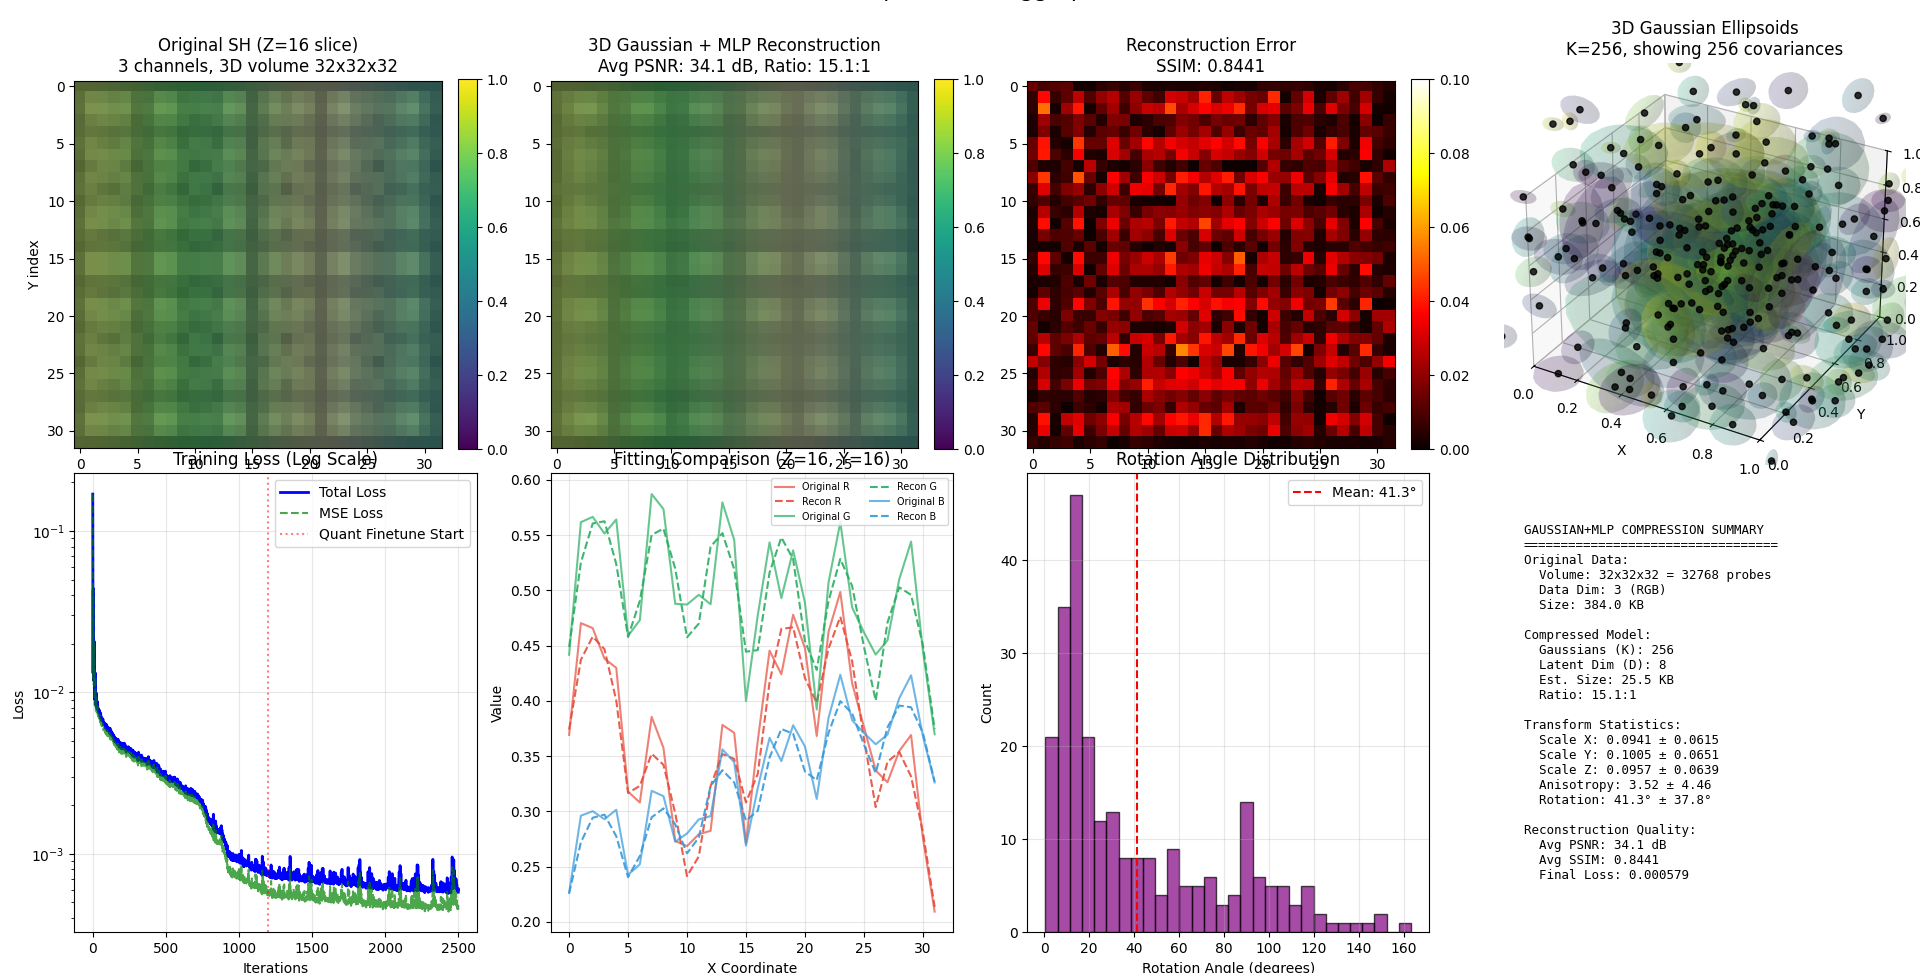

This figure's Python source:
import numpy as np
import torch
import torch.nn as nn
import torch.optim as optim
import matplotlib.pyplot as plt
from mpl_toolkits.mplot3d import Axes3D
from test_signal_3d import get_test_signal_by_name, get_all_test_signals

# 设置随机种子以确保可重复性
torch.manual_seed(42)
np.random.seed(42)

# ==================== 辅助函数：四元数与旋转矩阵 ====================
def quaternion_to_rotation_matrix(q):
    """
    将四元数转换为旋转矩阵 (3DGS标准实现)。
    q: [..., 4] 四元数 (w, x, y, z)
    返回: [..., 3, 3] 旋转矩阵
    """
    # 归一化四元数
    q = q / (torch.norm(q, dim=-1, keepdim=True) + 1e-8)
    w, x, y, z = q[..., 0], q[..., 1], q[..., 2], q[..., 3]

    # 构建旋转矩阵
    R = torch.stack([
        torch.stack([1 - 2*y*y - 2*z*z, 2*x*y - 2*w*z, 2*x*z + 2*w*y], dim=-1),
        torch.stack([2*x*y + 2*w*z, 1 - 2*x*x - 2*z*z, 2*y*z - 2*w*x], dim=-1),
        torch.stack([2*x*z - 2*w*y, 2*y*z + 2*w*x, 1 - 2*x*x - 2*y*y], dim=-1)
    ], dim=-2)
    return R

def build_covariance_matrix(s, q):
    """
    从尺度和旋转构建协方差矩阵 Σ = R @ S @ S^T @ R^T
    s: [K, 3] 尺度
    q: [K, 4] 四元数
    返回: [K, 3, 3] 协方差矩阵
    """
    R = quaternion_to_rotation_matrix(q)  # [K, 3, 3]
    S = torch.diag_embed(s)  # [K, 3, 3] 对角尺度矩阵
    # Σ = R @ S @ S^T @ R^T = R @ S^2 @ R^T
    cov = R @ S @ S.transpose(-1, -2) @ R.transpose(-1, -2)
    return cov

# ==================== 第1步：构建测试数据 (3D) ====================
print("Step 1: Generating 3D test data (simulating SH coefficients at probe positions)...")

def create_test_signal_3d(grid_size=32, num_channels=3):
    """
    创建3D模拟光探针的测试信号（RGB 3通道）。
    中等频率设计，目标PSNR 45-50dB。
    与MBD_Control.py和MBD.py使用相同的测试信号以便对照。
    返回: 信号 [D, H, W, 3]
    """
    x = torch.linspace(-1, 1, grid_size)
    y = torch.linspace(-1, 1, grid_size)
    z = torch.linspace(-1, 1, grid_size)
    X, Y, Z = torch.meshgrid(x, y, z, indexing='ij')
    R = torch.sqrt(X**2 + Y**2 + Z**2 + 1e-8)

    signal = torch.zeros(grid_size, grid_size, grid_size, num_channels)

    # === Red Channel: 环境光 + 软阴影 ===
    signal[..., 0] = 0.5 + 0.2 * torch.cos(np.pi * R * 0.8)
    signal[..., 0] += 0.1 * torch.sin(1.5 * np.pi * X) * torch.cos(1.2 * np.pi * Y)
    signal[..., 0] += 0.06 * torch.sin(2.0 * np.pi * Z) * torch.cos(1.8 * np.pi * X)

    # === Green Channel: 方向性光照 ===
    signal[..., 1] = 0.5 + 0.18 * X * torch.cos(1.0 * np.pi * Y)
    signal[..., 1] += 0.08 * torch.sin(1.8 * np.pi * X) * torch.cos(1.5 * np.pi * Z)

    # === Blue Channel: 天空渐变 ===
    signal[..., 2] = 0.5 + 0.15 * Z * torch.sin(1.0 * np.pi * (X + Y))
    signal[..., 2] += 0.06 * torch.sin(2.0 * np.pi * Z) * torch.cos(1.8 * np.pi * Y)

    # 将信号值限制在合理范围
    for c in range(num_channels):
        signal[..., c] = torch.clamp(signal[..., c], 0.1, 0.9)

    return signal

# 生成3D测试信号（模拟在3D网格上均匀分布的光探针SH系数）
grid_size = 32  # 3D网格使用较小的尺寸 (32^3 = 32768个探针)
ground_truth_SH = get_test_signal_by_name("forest_dappled", grid_size=32, num_channels=3)  # 模拟的SH系数 [D,H,W,C]
D, H, W, C = ground_truth_SH.shape
print(f"Generated 3D simulated SH coefficient volume size: {D}x{H}x{W}x{C}")

# 准备训练数据：展平3D网格，每个点代表一个探针的位置和其SH系数
x_coords = torch.linspace(0, 1, D)
y_coords = torch.linspace(0, 1, H)
z_coords = torch.linspace(0, 1, W)
X_grid, Y_grid, Z_grid = torch.meshgrid(x_coords, y_coords, z_coords, indexing='ij')
probe_positions = torch.stack([X_grid.flatten(), Y_grid.flatten(), Z_grid.flatten()], dim=-1)  # [N, 3] 探针位置
probe_SH_data = ground_truth_SH.view(-1, C)  # [N, C] 探针SH系数（模拟值）

# ==================== 第2步：实现论文中的高斯压缩模型 ====================
print("\nStep 2: Building Gaussian Compression Model (Gaussian-MLP Hybrid)...")

class GaussianProbeCompressor3D(nn.Module):
    """
    3D高斯探针压缩器 (3D Gaussian Probe Compressor)
    基于3DGS论文实现完整的3D高斯表示，包含位置、尺度、旋转。
    核心：使用完整协方差矩阵的3D高斯函数拟合探针的潜在特征。
    """
    def __init__(self, num_gaussians=64, latent_dim=9, sh_dim=9, mlp_hidden=64):
        """
        参数:
            num_gaussians (K): 高斯函数的数量
            latent_dim (D): 每个高斯函数携带的潜在特征维度
            sh_dim (C): 球谐系数的维度
            mlp_hidden: 解码器MLP隐藏层大小
        """
        super().__init__()
        self.K = num_gaussians
        self.D = latent_dim
        self.C = sh_dim

        # ========== 3D高斯函数参数（可学习） ==========
        # 位置 mu: [K, 3] (3D位置)
        self.mu = nn.Parameter(torch.rand(num_gaussians, 3))

        # 对数尺度 log_s: [K, 3] (使用对数确保为正)
        # 初始化为较大值，让高斯覆盖范围更广
        self.log_s = nn.Parameter(torch.randn(num_gaussians, 3) * 0.3 - 1.5)

        # 四元数旋转 q: [K, 4] (w, x, y, z)
        # 初始化为单位四元数 [1, 0, 0, 0]
        self.q = nn.Parameter(torch.zeros(num_gaussians, 4))
        with torch.no_grad():
            self.q[:, 0] = 1.0  # w=1, x=y=z=0 表示无旋转

        # 潜在特征 F: [K, D]
        self.F = nn.Parameter(torch.randn(num_gaussians, latent_dim) * 0.1)

        # 解码器MLP: 输入为潜在特征+3D位置，输出为SH系数
        self.decoder = nn.Sequential(
            nn.Linear(latent_dim + 3, mlp_hidden),  # 输入: F(p) 和 3D位置 p
            nn.ReLU(),
            nn.Linear(mlp_hidden, mlp_hidden),
            nn.ReLU(),
            nn.Linear(mlp_hidden, sh_dim)  # 输出: 重建的SH系数
        )

        # 初始化高斯位置：随机采样探针位置
        with torch.no_grad():
            indices = torch.randperm(probe_positions.shape[0])[:num_gaussians]
            self.mu.copy_(probe_positions[indices])

        print(f"3D-GPC model initialized: K={num_gaussians} gaussians, D={latent_dim} latent dim, SH dim={sh_dim}")
        print(f"  Transforms: Position(3D) + Scale(3D) + Rotation(Quaternion)")

    def gaussian_function_3d(self, p, mu_j, s_j, q_j):
        """
        计算位置p处的完整协方差3D高斯函数值 G_j(p)。
        使用完整的协方差矩阵 Σ = R @ S @ S^T @ R^T

        p: [N, 3] 探针位置
        mu_j: [K, 3] 高斯中心
        s_j: [K, 3] 尺度
        q_j: [K, 4] 四元数旋转
        返回: [N, K] 高斯函数值
        """
        N = p.shape[0]
        K = mu_j.shape[0]

        # 构建协方差矩阵的逆 (precision matrix)
        # Σ^{-1} = R @ S^{-2} @ R^T
        R = quaternion_to_rotation_matrix(q_j)  # [K, 3, 3]
        s_inv_sq = 1.0 / (s_j ** 2 + 1e-8)  # [K, 3]
        S_inv_sq = torch.diag_embed(s_inv_sq)  # [K, 3, 3]
        precision = R @ S_inv_sq @ R.transpose(-1, -2)  # [K, 3, 3] 精度矩阵

        # 计算马氏距离平方: (p - mu)^T @ Σ^{-1} @ (p - mu)
        diff = p.unsqueeze(1) - mu_j.unsqueeze(0)  # [N, K, 3]

        # 批量计算: diff @ precision @ diff^T
        # diff: [N, K, 3] -> [N, K, 3, 1]
        # precision: [K, 3, 3] -> [1, K, 3, 3]
        diff_expanded = diff.unsqueeze(-1)  # [N, K, 3, 1]
        precision_expanded = precision.unsqueeze(0)  # [1, K, 3, 3]

        # (p-mu)^T @ Σ^{-1} @ (p-mu)
        mahalanobis_sq = (diff_expanded.transpose(-1, -2) @ precision_expanded @ diff_expanded).squeeze(-1).squeeze(-1)  # [N, K]

        return torch.exp(-0.5 * mahalanobis_sq)

    def compute_influence_radius(self, s_j):
        """
        计算高斯函数的影响半径 R(G_j)。
        使用最大尺度 * 3 来近似99%置信区域。
        s_j: [K, 3]
        返回: [K]
        """
        return 3 * s_j.max(dim=1)[0]  # 3 * max(s_x, s_y, s_z)

    def forward(self, probe_pos):
        """
        前向传播。
        输入: probe_pos [N, 3] 3D探针位置
        返回:
            reconstructed_SH [N, C]: 重建的SH系数
            latent_features [N, D]: 探针的潜在特征F(p)
            weights [N, K]: 高斯加权权重
        """
        N = probe_pos.shape[0]
        s = torch.exp(self.log_s)  # 获取实际尺度 [K, 3]

        # 1. 计算每个3D高斯函数在探针位置的值（使用完整协方差矩阵）
        gaussian_vals = self.gaussian_function_3d(probe_pos, self.mu, s, self.q)  # [N, K]

        # 2. 计算每个高斯函数的影响半径，并掩码掉影响范围外的
        radii = self.compute_influence_radius(s)  # [K]
        dist = torch.norm(probe_pos.unsqueeze(1) - self.mu.unsqueeze(0), dim=2)  # [N, K]
        mask = dist < radii.unsqueeze(0)  # [N, K] 布尔掩码
        gaussian_vals = gaussian_vals * mask.float()

        # 3. 计算每个探针的潜在特征 F(p) = Σ_j F_j * G_j(p)
        weights = gaussian_vals / (gaussian_vals.sum(dim=1, keepdim=True) + 1e-8)
        latent_features = torch.matmul(weights, self.F)  # [N, D]

        # 4. 将潜在特征 F(p) 与 3D位置 p 拼接，输入MLP解码器
        mlp_input = torch.cat([latent_features, probe_pos], dim=1)  # [N, D+3]
        reconstructed_SH = self.decoder(mlp_input)  # [N, C]

        return reconstructed_SH, latent_features, weights

    def get_compression_ratio(self, original_size_bytes):
        """
        计算压缩比。
        原始数据: N * C * 4 字节 (float32 SH系数)
        压缩后: 高斯参数(K*(3+3+4+D)*4) + MLP参数 * 4
        """
        # 3D高斯参数: mu(3), log_s(3), q(4), F(D) -> 每个高斯 (10+D)个float32
        gaussian_params_size = self.K * (3 + 3 + 4 + self.D) * 4

        # MLP参数: 2层MLP (D+3)*H + H + H*C + C
        H = self.decoder[0].out_features
        mlp_params = ((self.D + 3) * H + H + H * self.C + self.C)
        mlp_size = mlp_params * 4

        compressed_size_bytes = gaussian_params_size + mlp_size
        ratio = original_size_bytes / compressed_size_bytes
        return ratio, compressed_size_bytes

    def get_gaussian_params(self):
        """获取高斯参数用于可视化"""
        with torch.no_grad():
            mu = self.mu.cpu().numpy()
            s = torch.exp(self.log_s).cpu().numpy()
            q = self.q.cpu().numpy()
            # 归一化四元数
            q = q / (np.linalg.norm(q, axis=1, keepdims=True) + 1e-8)
        return mu, s, q

class GaussianCompressionSolver3D:
    """3D高斯压缩求解器，实现两阶段训练（支持四元数旋转）"""
    def __init__(self, model, lambda_reg=1e-4):
        self.model = model
        self.lambda_reg = lambda_reg

        # 为高斯参数和MLP使用不同的优化器
        # 注意：现在包含四元数旋转参数 q
        gaussian_params = [self.model.mu, self.model.log_s, self.model.q, self.model.F]
        mlp_params = self.model.decoder.parameters()

        self.optimizer_gaussian = optim.Adam(gaussian_params, lr=0.005)
        self.optimizer_mlp = optim.Adam(mlp_params, lr=0.005)

        self.scheduler_gaussian = optim.lr_scheduler.ReduceLROnPlateau(self.optimizer_gaussian, patience=50, factor=0.5)
        self.scheduler_mlp = optim.lr_scheduler.ReduceLROnPlateau(self.optimizer_mlp, patience=50, factor=0.5)

    def compute_loss(self, pred_SH, target_SH):
        """计算损失函数 (论文公式8，均方误差MSE)"""
        mse_loss = torch.mean((pred_SH - target_SH) ** 2)

        # 可选：添加高斯参数的正则项（防止尺度/特征值过大）
        reg_loss = self.lambda_reg * (torch.sum(self.model.F ** 2) + torch.sum(torch.exp(self.model.log_s) ** 2))

        total_loss = mse_loss + reg_loss
        return total_loss, mse_loss, reg_loss

    def train_step(self, pos_batch, sh_batch, stage='main'):
        """
        单次训练步骤
        stage='main': 训练所有参数（高斯+MLP）
        stage='quant': 冻结高斯参数，只训练MLP（量化微调阶段）
        """
        if stage == 'quant':
            # 量化阶段：只训练MLP，冻结高斯参数
            self.optimizer_mlp.zero_grad()
        else:
            # 主训练阶段：训练所有参数
            self.optimizer_gaussian.zero_grad()
            self.optimizer_mlp.zero_grad()

        pred_SH, _, _ = self.model(pos_batch)
        total_loss, mse_loss, reg_loss = self.compute_loss(pred_SH, sh_batch)

        total_loss.backward()

        # 梯度裁剪
        if stage == 'quant':
            torch.nn.utils.clip_grad_norm_(self.model.decoder.parameters(), max_norm=1.0)
        else:
            torch.nn.utils.clip_grad_norm_(self.model.parameters(), max_norm=1.0)

        # 参数更新
        if stage == 'quant':
            self.optimizer_mlp.step()
        else:
            self.optimizer_gaussian.step()
            self.optimizer_mlp.step()

        return {
            'total_loss': total_loss.item(),
            'mse_loss': mse_loss.item(),
            'reg_loss': reg_loss.item()
        }

    def quantize_parameters(self, bits=10):
        """
        模拟参数量化 (论文第3.3节)。
        在实际应用中，这里会实现公式13,14的量化与反量化，并微调。
        此处为演示，仅模拟概念。
        """
        print(f"  [Sim] Quantizing parameters to {bits} bits...")
        # 在实际实现中，这里会对 mu, s, F 进行量化并替换为整数存储
        # 随后会进行量化感知微调
        pass

    def train(self, probe_pos, probe_sh, epochs_main=500, epochs_quant_finetune=100, batch_size=2048):
        """训练循环，模拟两阶段训练"""
        num_samples = probe_pos.shape[0]
        losses = []

        print(f"Starting MAIN training stage ({epochs_main} epochs)...")
        for epoch in range(epochs_main):
            indices = torch.randperm(num_samples)[:batch_size]
            pos_batch = probe_pos[indices]
            sh_batch = probe_sh[indices]

            loss_dict = self.train_step(pos_batch, sh_batch, 'main')
            losses.append(loss_dict)

            if epoch % 100 == 0 or epoch == epochs_main - 1:
                print(f"  Epoch {epoch:4d} | Loss: {loss_dict['total_loss']:.6f} | MSE: {loss_dict['mse_loss']:.6f}")

        # 量化微调阶段：冻结高斯参数，只训练MLP
        print(f"\nStarting QUANTIZATION-AWARE finetuning ({epochs_quant_finetune} epochs)...")
        print(f"  [Freeze] Gaussian parameters frozen, only training MLP decoder")
        self.quantize_parameters(bits=10)
        for epoch in range(epochs_quant_finetune):
            indices = torch.randperm(num_samples)[:batch_size]
            pos_batch = probe_pos[indices]
            sh_batch = probe_sh[indices]
            # 量化训练阶段，可以冻结高斯参数，只训练MLP（论文策略之一）
            loss_dict = self.train_step(pos_batch, sh_batch, 'quant')
            losses.append(loss_dict)

        return losses

# ==================== Siggraph Baseline: 3D高斯+MLP（去MBD） ====================
# 验证问题: MBD框架相比纯Gaussian+MLP范式的优势有多大？
num_gaussians = 256  # 高斯数量（与gaussian_control统一）
model = GaussianProbeCompressor3D(
    num_gaussians=num_gaussians,
    latent_dim=8,     # 潜在特征维度
    sh_dim=3,         # RGB 3通道（与其他对照组统一）
    mlp_hidden=128     # MLP隐藏层
)
# 3D高斯参数: 位置(3) + 尺度(3) + 四元数(4) + 潜在特征(D)

# 计算压缩比
original_size_bytes = probe_positions.shape[0] * C * 4  # N * C * sizeof(float32)
comp_ratio, comp_size = model.get_compression_ratio(original_size_bytes)
print(f"Original data size: {original_size_bytes/1024:.1f} KB")
print(f"Compressed model size: ~{comp_size/1024:.1f} KB")
print(f"Estimated compression ratio: {comp_ratio:.1f}:1")
print(f"Number of Gaussians: {model.K}")

# 训练模型（统一训练参数：总epochs=2500, batch_size=4096，与消融组对齐）
solver = GaussianCompressionSolver3D(model, lambda_reg=1e-5)  # 与其他消融组统一正则化强度
losses = solver.train(probe_positions, probe_SH_data, epochs_main=2500, epochs_quant_finetune=0, batch_size=4096)

# ==================== 第3步：评估与可视化 ====================
print("\nStep 3: Evaluating Gaussian Compression and Reconstruction...")

# 使用训练好的模型重建整个3D体积
model.eval()
with torch.no_grad():
    reconstructed_SH, latent_features, _ = model(probe_positions)
    reconstructed_vol = reconstructed_SH.view(D, H, W, C).cpu().numpy()
    latent_vol = latent_features[:, 0].view(D, H, W).cpu().numpy()  # 可视化第一个潜在通道

# 计算重建质量指标 (PSNR, SSIM)
def compute_psnr(img1, img2):
    mse = np.mean((img1 - img2) ** 2)
    if mse == 0:
        return float('inf')
    max_pixel = 1.0
    psnr = 20 * np.log10(max_pixel / np.sqrt(mse))
    return psnr

def compute_ssim(img1, img2, window_size=11):
    """Compute SSIM for multi-channel images (windowed version, aligned with other ablation groups)"""
    from scipy.signal import fftconvolve

    img1 = img1.astype(np.float64)
    img2 = img2.astype(np.float64)

    # Process multi-channel images: compute SSIM for each channel separately, then average
    if img1.ndim == 3:
        ssim_channels = []
        for c in range(img1.shape[2]):
            ssim_c = compute_ssim(img1[:, :, c], img2[:, :, c], window_size)
            ssim_channels.append(ssim_c)
        return np.mean(ssim_channels)

    # Generate Gaussian window
    gaussian = np.outer(
        np.exp(-(np.arange(window_size) - window_size//2)**2 / 1.5),
        np.exp(-(np.arange(window_size) - window_size//2)**2 / 1.5)
    )
    gaussian /= gaussian.sum()

    # Compute local statistics
    def filter_window(x):
        return fftconvolve(x, gaussian, mode='valid')

    mu1 = filter_window(img1)
    mu2 = filter_window(img2)
    mu1_sq = mu1 * mu1
    mu2_sq = mu2 * mu2
    mu1_mu2 = mu1 * mu2

    sigma1_sq = filter_window(img1*img1) - mu1_sq
    sigma2_sq = filter_window(img2*img2) - mu2_sq
    sigma12 = filter_window(img1*img2) - mu1_mu2

    # SSIM formula
    C1 = (0.01 * 1.0) ** 2
    C2 = (0.03 * 1.0) ** 2

    ssim_map = ((2 * mu1_mu2 + C1) * (2 * sigma12 + C2)) / \
               ((mu1_sq + mu2_sq + C1) * (sigma1_sq + sigma2_sq + C2))

    return np.mean(ssim_map)

# 对每个通道计算PSNR和SSIM（使用Z中间切片，与其他消融组统一）
z_slice = D // 2
psnr_values = []
ssim_values = []
for c in range(C):
    gt_ch = ground_truth_SH[z_slice, :, :, c].numpy()
    rec_ch = reconstructed_vol[z_slice, :, :, c]
    psnr_c = compute_psnr(gt_ch, rec_ch)
    ssim_c = compute_ssim(gt_ch, rec_ch)
    psnr_values.append(psnr_c)
    ssim_values.append(ssim_c)

avg_psnr = np.mean(psnr_values)
avg_ssim = np.mean(ssim_values)

print(f"\nReconstruction quality metrics (per-channel avg):")
print(f"  PSNR: {avg_psnr:.2f} dB")
print(f"  SSIM: {avg_ssim:.4f}")
print(f"  Final training loss: {losses[-1]['total_loss']:.6f}")

# ==================== 可视化结果 (3D版本) ====================
print("\nGenerating 3D visualization results...")

# 取中间切片进行可视化
z_slice = D // 2
gt_slice = ground_truth_SH[z_slice, :, :, :].numpy()  # [H, W, C]
rec_slice = reconstructed_vol[z_slice, :, :, :]  # [H, W, C]
latent_slice = latent_vol[z_slice, :, :]  # [H, W]

fig = plt.figure(figsize=(20, 14))

# 1. 原始SH系数图 (取前3通道用于RGB显示) - Z中间切片
ax1 = plt.subplot(2, 4, 1)
im1 = ax1.imshow(gt_slice[..., :3], vmin=0, vmax=1)
ax1.set_title(f'Original SH (Z={z_slice} slice)\n{C} channels, 3D volume {D}x{H}x{W}')
#ax1.set_xlabel('X index')
ax1.set_ylabel('Y index')
plt.colorbar(im1, ax=ax1, fraction=0.046, pad=0.04)

# 2. 高斯压缩重建图 (取前3通道)
ax2 = plt.subplot(2, 4, 2)
im2 = ax2.imshow(rec_slice[..., :3], vmin=0, vmax=1)
ax2.set_title(f'3D Gaussian + MLP Reconstruction\nAvg PSNR: {avg_psnr:.1f} dB, Ratio: {comp_ratio:.1f}:1')
plt.colorbar(im2, ax=ax2, fraction=0.046, pad=0.04)

# 3. 误差图 (所有通道平均)
ax3 = plt.subplot(2, 4, 3)
error = np.abs(gt_slice - rec_slice).mean(axis=-1)
im3 = ax3.imshow(error, cmap='hot', vmin=0, vmax=0.1)
ax3.set_title(f'Reconstruction Error\nSSIM: {avg_ssim:.4f}')
plt.colorbar(im3, ax=ax3, fraction=0.046, pad=0.04)

# 4. 3D高斯分布位置（以尺度表示）
ax4 = fig.add_subplot(2, 4, 4, projection='3d')
mu, s, q = model.get_gaussian_params()

# 绘制高斯中心点
ax4.scatter(mu[:, 0], mu[:, 1], mu[:, 2],
            c='black', s=20, alpha=0.8, label='Gaussian Centers')

# 绘制椭球体表示每个高斯的协方差形状
from mpl_toolkits.mplot3d.art3d import Poly3DCollection

def draw_ellipsoid(ax, center, scale, quaternion, n_points=20, alpha=0.15, color='blue'):
    """
    在3D坐标系中绘制椭球体，展示scale和rotation
    center: [3] 中心位置
    scale: [3] 三个方向的尺度 (s_x, s_y, s_z)
    quaternion: [4] 四元数 (w, x, y, z)
    """
    # 生成单位球面的参数坐标
    u = np.linspace(0, 2 * np.pi, n_points)
    v = np.linspace(0, np.pi, n_points // 2)
    x = np.outer(np.cos(u), np.sin(v))
    y = np.outer(np.sin(u), np.sin(v))
    z = np.outer(np.ones(np.size(u)), np.cos(v))

    # 应用尺度变换 -> 椭球
    x = x * scale[0]
    y = y * scale[1]
    z = z * scale[2]

    # 应用旋转变换 (四元数转旋转矩阵)
    q_norm = quaternion / (np.linalg.norm(quaternion) + 1e-8)
    w, x_q, y_q, z_q = q_norm

    # 构建旋转矩阵
    R = np.array([
        [1 - 2*y_q*y_q - 2*z_q*z_q, 2*x_q*y_q - 2*w*z_q, 2*x_q*z_q + 2*w*y_q],
        [2*x_q*y_q + 2*w*z_q, 1 - 2*x_q*x_q - 2*z_q*z_q, 2*y_q*z_q - 2*w*x_q],
        [2*x_q*z_q - 2*w*y_q, 2*y_q*z_q + 2*w*x_q, 1 - 2*x_q*x_q - 2*y_q*y_q]
    ])

    # 旋转椭球
    points = np.array([x.flatten(), y.flatten(), z.flatten()])
    rotated_points = R @ points

    # 平移到中心位置
    x_rot = rotated_points[0, :].reshape(x.shape) + center[0]
    y_rot = rotated_points[1, :].reshape(y.shape) + center[1]
    z_rot = rotated_points[2, :].reshape(z.shape) + center[2]

    # 绘制椭球表面
    ax.plot_surface(x_rot, y_rot, z_rot, alpha=alpha, color=color,
                    linewidth=0, antialiased=True)

# 选择部分高斯绘制椭球（避免过多重叠）
num_ellipsoids = model.K # 最多显示32个椭球
indices = np.linspace(0, model.K - 1, num_ellipsoids, dtype=int)

colors = plt.cm.viridis(np.linspace(0, 1, num_ellipsoids))
for idx, color in zip(indices, colors):
    draw_ellipsoid(ax4, mu[idx], s[idx], q[idx], color=color, alpha=0.12)

ax4.set_xlim(0, 1)
ax4.set_ylim(0, 1)
ax4.set_zlim(0, 1)
ax4.set_title(f'3D Gaussian Ellipsoids\nK={model.K}, showing {num_ellipsoids} covariances')
ax4.set_xlabel('X')
ax4.set_ylabel('Y')
ax4.set_zlabel('Z')

# 5. 训练损失曲线
ax5 = plt.subplot(2, 4, 5)
total_losses = [l['total_loss'] for l in losses]
mse_losses = [l['mse_loss'] for l in losses]
ax5.semilogy(total_losses, 'b-', linewidth=2, label='Total Loss')
ax5.semilogy(mse_losses, 'g--', linewidth=1.5, alpha=0.7, label='MSE Loss')
ax5.axvline(x=1200, color='r', linestyle=':', alpha=0.5, label='Quant Finetune Start')
ax5.set_title('Training Loss (Log Scale)')
ax5.set_xlabel('Iterations')
ax5.set_ylabel('Loss')
ax5.legend()
ax5.grid(True, alpha=0.3)

# 6. 训练数据拟合度对比曲线
ax6 = plt.subplot(2, 4, 6)
y_line = H // 2
channel_colors = ['#E74C3C', '#27AE60', '#3498DB']
channel_names = ['R', 'G', 'B']

for c in range(C):
    ax6.plot(gt_slice[y_line, :, c],
            color=channel_colors[c], linestyle='-', alpha=0.7, linewidth=1.5,
            label=f'Original {channel_names[c]}')
    ax6.plot(rec_slice[y_line, :, c],
            color=channel_colors[c], linestyle='--', alpha=0.9, linewidth=1.5,
            label=f'Recon {channel_names[c]}')

ax6.set_title(f'Fitting Comparison (Z={z_slice}, Y={y_line})')
ax6.set_xlabel('X Coordinate')
ax6.set_ylabel('Value')
ax6.legend(loc='upper right', fontsize='x-small', ncol=2)
ax6.grid(True, alpha=0.3)

# 7. Rotation 可视化 (四元数分布)
ax7 = plt.subplot(2, 4, 7)

# 计算旋转角度 (从四元数转换为旋转角度)
q_norm = q / (np.linalg.norm(q, axis=1, keepdims=True) + 1e-8)
rotation_angles = 2 * np.arccos(np.clip(q_norm[:, 0], -1, 1)) * 180 / np.pi  # 转换为角度

# 绘制旋转角度的分布
ax7.hist(rotation_angles, bins=30, alpha=0.7, color='purple', edgecolor='black')
ax7.axvline(x=rotation_angles.mean(), color='red', linestyle='--',
            label=f'Mean: {rotation_angles.mean():.1f}°')
ax7.set_title('Rotation Angle Distribution')
ax7.set_xlabel('Rotation Angle (degrees)')
ax7.set_ylabel('Count')
ax7.legend()
ax7.grid(True, alpha=0.3)

# 8. 综合信息：通道对比 + Transform统计
ax8 = plt.subplot(2, 4, 8)
ax8.axis('off')
num_probes = D * H * W

# Scale各向异性分析 (最大/最小尺度的比值)
scale_ratios = s.max(axis=1) / (s.min(axis=1) + 1e-8)

info_text = f"""
GAUSSIAN+MLP COMPRESSION SUMMARY
==================================
Original Data:
  Volume: {D}x{H}x{W} = {num_probes} probes
  Data Dim: {C} (RGB)
  Size: {original_size_bytes/1024:.1f} KB

Compressed Model:
  Gaussians (K): {model.K}
  Latent Dim (D): {model.D}
  Est. Size: {comp_size/1024:.1f} KB
  Ratio: {comp_ratio:.1f}:1

Transform Statistics:
  Scale X: {s[:, 0].mean():.4f} ± {s[:, 0].std():.4f}
  Scale Y: {s[:, 1].mean():.4f} ± {s[:, 1].std():.4f}
  Scale Z: {s[:, 2].mean():.4f} ± {s[:, 2].std():.4f}
  Anisotropy: {scale_ratios.mean():.2f} ± {scale_ratios.std():.2f}
  Rotation: {rotation_angles.mean():.1f}° ± {rotation_angles.std():.1f}°

Reconstruction Quality:
  Avg PSNR: {avg_psnr:.1f} dB
  Avg SSIM: {avg_ssim:.4f}
  Final Loss: {losses[-1]['total_loss']:.6f}
"""
ax8.text(0.05, 0.5, info_text, fontsize=9,
        family='monospace', verticalalignment='center')

plt.suptitle('3D Gaussian + MLP Compression - Siggraph Baseline (No MBD)', fontsize=16, y=1.02)
plt.tight_layout()
#plt.savefig('output/3Dgaussian+MLP_1400+100epochs.png', dpi=150, bbox_inches='tight')
plt.show()

print("\n" + "="*70)
print("Siggraph Baseline: 3D高斯+MLP压缩演示完成！")
print("="*70)
print(f"实验配置:")
print(f"  - 模型类型: 3D Gaussian + MLP Decoder")
print(f"  - 高斯数量: K={model.K}")
print(f"  - 潜在特征维度: D={model.D}")
print(f"  - 数据通道: {C} (RGB)")
print(f"  - 训练轮数: 2500 epochs")
print(f"关键结论:")
print(f"  1. 使用完整的3D高斯表示: 位置(3D) + 尺度(3D) + 旋转(四元数)")
print(f"  2. MLP解码器: latent({model.D}) + pos(3) -> RGB({C})")
print(f"  3. 压缩比: {comp_ratio:.1f}:1")
print(f"  4. 重建质量: PSNR={avg_psnr:.1f}dB, SSIM={avg_ssim:.4f}")
print(f"  5. 协方差矩阵: Σ = R @ S @ S^T @ R^T（完整旋转支持）")
print("="*70)
